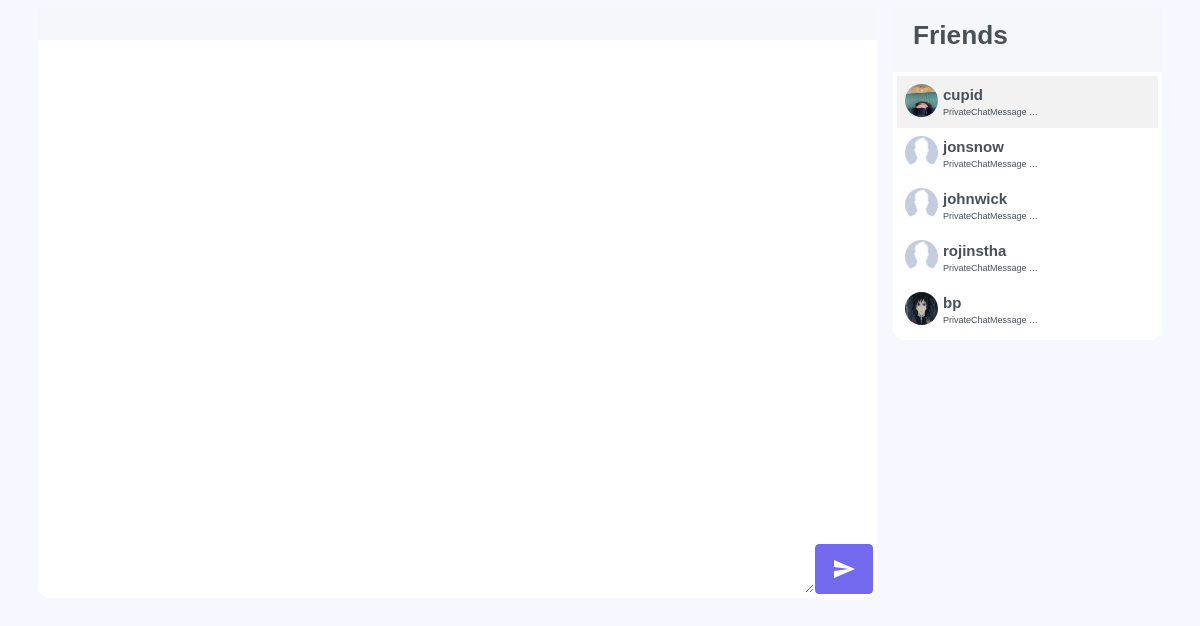
Page /chat/test_room/ (signed in) on the committed database.
### core/models.py (models this page shows)
class PrivateChatMessage(models.Model):
    chat_thread = models.ForeignKey(PrivateChatThread, null=True,blank=True, on_delete=models.CASCADE,related_name="private_message")
    sender= models.ForeignKey(settings.AUTH_USER_MODEL, on_delete=models.CASCADE,related_name='msg_sender')
    message_content = models.TextField(unique=False,blank=False,null=True)
    message_type = models.CharField(max_length=50,null=True,blank=True)
    timestamp = models.DateTimeField(auto_now_add=True)
    objects = PrivateChatMessageManager()

### accounts/models.py (models this page shows, shortened)
class CustomUser(AbstractUser):
    email                   = models.EmailField(_('email address'), unique=True)
    username                = models.CharField(max_length=30, unique=True)
    date_joined				= models.DateTimeField(verbose_name='date joined', auto_now_add=True)
    last_login				= models.DateTimeField(verbose_name='last login', auto_now=True)
    is_admin				= models.BooleanField(default=False)
    is_active				= models.BooleanField(default=True)
    is_staff				= models.BooleanField(default=False)
    is_superuser			= models.BooleanField(default=False)
    profile_image			= models.ImageField(max_length=255, upload_to='user_photos', null=True, blank=True, default=DEFAULT)
    hide_email				= models.BooleanField(default=True)
    status                  = models.IntegerField(default=0)
    USERNAME_FIELD = 'email'
    REQUIRED_FIELDS = ['username','first_name','last_name']
    objects = CustomUserManager()

### core/views.py (the view)
# urls.py: path('test_room/', views.test_room_view, name='private-chat-room'),
@login_required
def test_room_view(request,*args,**kwargs):
    room_id = request.GET.get("room_id")
    user = request.user
    context = {}
    context['m_and_f'] = get_recent_chatroom_messages(user)
    if room_id:
        context['room_id'] = room_id
    context['debug'] = DEBUG
    context['debug_mode'] = settings.DEBUG
    return render(request,"core/test_demo.html",context)

### friends/models.py (called while the page is built)
    def is_mutual_friend(self, friend):
        if friend in self.friends.all():
            return True
        else:
            return False

### core/templates/core/test_demo.html (shortened to what this page needs)
<html>
    {% load static %}
    <head>
    <link href="{% static 'assets/css/bootstrap.min.css' %}" id="bootstrap-style" rel="stylesheet" type="text/css" />
    <link rel="stylesheet" href="https://cdnjs.cloudflare.com/ajax/libs/highlight.js/10.2.0/styles/default.min.css" />
</head>
<div class="container">
	<div class="row">
		<div class="col-sm-9 m-0 p-2">
			<div class="card" id="id_chatroom_card">
				<div class="d-flex flex-row align-items-center card-header" id="id_room_title">
				</div>
				<div class="card-body p-1">
					<div class="d-flex flex-column" id="id_chat_log_container" >
						<div class="d-flex chat-log" id="id_chat_log">
						</div>
						<div class="d-flex flex-row chat-message-input-container">
							<textarea class="flex-grow-1 chat-message-input" id="id_chat_message_input"></textarea>
							<button class="btn btn-primary chat-message-submit-button">
								<span id="id_chat_message_submit" class="material-icons">send
								</span>
							</button>
						</div>
					</div>
				</div>
			</div>
		</div>
		<div class="col-sm-3 m-0 p-2">
			<div class="card">
				<div class="d-flex flex-row align-items-center card-header">
					<h3 >Friends</h3>
				</div>
				<div class="card-body p-1">
					<div class="d-flex flex-column friends-list-container ">
						{% for x in m_and_f %}
						<div class="d-flex flex-row p-2 friend-container flex-grow-1" onclick="onSelectFriend('{{x.friend.id}}')" id="id_friend_container_{{x.friend.id}}">
							<img class="profile-image rounded-circle img-fluid" id="id_friend_img_{{x.friend.id}}" src="{% static 'codingwithmitch/dummy_image.png' %}" >
							<div class="d-flex flex-column">
								<span class="username-span">{{x.friend.username}}</span>
								<span class="friend-message-span">{{x.message|truncatechars:20}}</span>
							</div>
						</div>
						{% endfor %}
					</div>
				</div>
			</div>
		</div>
	</div>
</div>
</html>

### core/templates/core/test_demo.html (style rules this page uses)
.chat-log { height: 500px; overflow-x: hidden; overflow-y: scroll; padding: 10px; background-color: #fff; font-size: 0.9em; flex-direction: column-reverse; }
.chat-message-input-container { outline: none; box-shadow: none; }
.chat-message-input { outline: none; border: 1px solid #fff; border-top: 2px solid var(--main-background-color); }
.username-span { font-weight: 600; margin-top: 0px; margin-bottom: auto; margin-left: 5px; margin-right: 5px; }
.friend-message-span { font-weight: 380; margin-top: 0px; margin-bottom: auto; margin-left: 5px; margin-right: 5px; font-size: 0.6em; color: var(--light-primary-text-color); }
.profile-image { width: 33px; height: 33px; margin-top: 0px; margin-bottom: auto; }
.card { border-radius: 12px; }
.friends-list-container { max-height: 500px; overflow-y: scroll; }

### rows in the picture
PrivateChatMessage: shows a picture, friend.username "cupid", message "PrivateChatMessage …"
PrivateChatMessage: friend.username "jonsnow", message "PrivateChatMessage …"
PrivateChatMessage: friend.username "johnwick", message "PrivateChatMessage …"
PrivateChatMessage: friend.username "rojinstha", message "PrivateChatMessage …"
PrivateChatMessage: shows a picture, friend.username "bp", message "PrivateChatMessage …"
